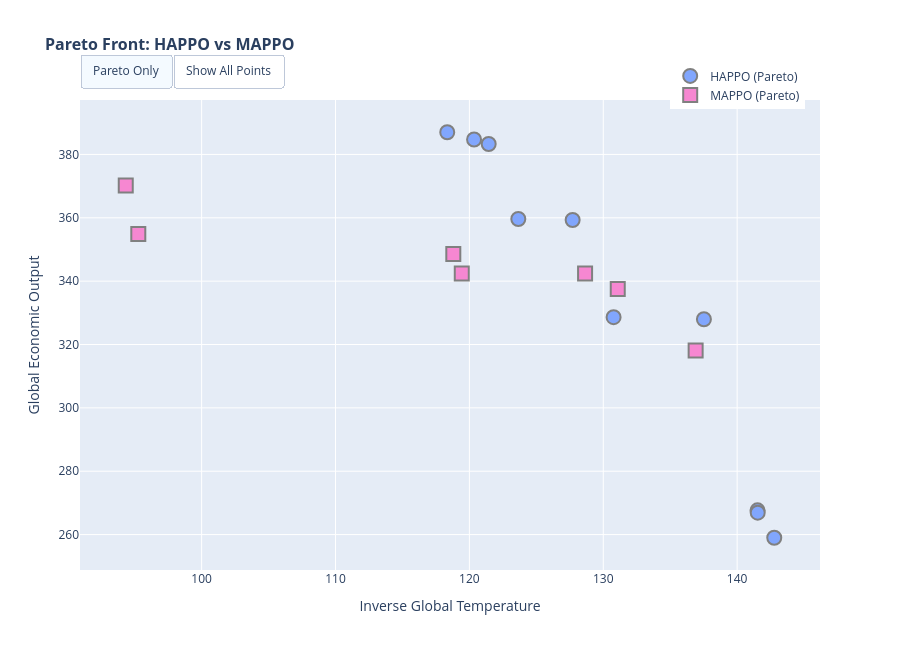

The notebook cell this image was saved under:
### Code cell
# Interactive plot with hover (Plotly)
if PLOTLY_AVAILABLE:
    fig_pareto_interactive = plot_pareto_front_interactive(df)
    fig_pareto_interactive.show()
else:
    print("Plotly not available, showing static plot")

# Static plot (matplotlib) - for saving
fig_pareto = plot_pareto_front(df, show_weights=False)
if SAVE_FIGURES:
    fig_pareto.savefig(OUTPUT_DIR / "pareto_front.png", dpi=FIGURE_DPI, bbox_inches='tight')
plt.show()

### Figure 1 — Plotly figure (JSON) as saved in the notebook; plotly's stock layout.template omitted (floating-point values rounded to 4 significant figures)
{"data": [{"customdata": ["Run: offline-run-20260414_000317-48qwcggu<br>Weight: (0.11, 0.89)<br>inverse_global_temperature: 98.54<br>global_economic_output: 370.83", "Run: offline-run-20260414_000503-gzicypgl<br>Weight: (0.21, 0.79)<br>inverse_global_temperature: 105.33<br>global_economic_output: 366.14", "Run: offline-run-20260414_001601-jn2py90j<br>Weight: (0.31, 0.69)<br>inverse_global_temperature: 125.20<br>global_economic_output: 320.68", "Run: offline-run-20260414_003602-mirmrkhv<br>Weight: (0.02, 0.98)<br>inverse_global_temperature: 78.17<br>global_economic_output: 373.49", "Run: offline-run-20260414_004947-gmljpgg9<br>Weight: (0.22, 0.78)<br>inverse_global_temperature: 116.70<br>global_economic_output: 385.42", "Run: offline-run-20260414_005241-yviz15au<br>Weight: (0.12, 0.88)<br>inverse_global_temperature: 100.22<br>global_economic_output: 381.46", "Run: offline-run-20260414_005804-oon9vmzd<br>Weight: (0.32, 0.68)<br>inverse_global_temperature: 127.18<br>global_economic_output: 343.15", "Run: offline-run-20260414_011805-0yt7i40j<br>Weight: (0.03, 0.97)<br>inverse_global_temperature: 84.26<br>global_economic_output: 360.87", "Run: offline-run-20260414_014102-7ahuuigs<br>Weight: (0.33, 0.67)<br>inverse_global_temperature: 120.40<br>global_economic_output: 303.58", "Run: offline-run-20260414_014242-0m8wfzlh<br>Weight: (0.13, 0.87)<br>inverse_global_temperature: 92.49<br>global_economic_output: 368.08", "Run: offline-run-20260414_020111-tkbf3afl<br>Weight: (0.04, 0.96)<br>inverse_global_temperature: 75.35<br>global_economic_output: 354.41", "Run: offline-run-20260414_022346-aetfrfw6<br>Weight: (0.34, 0.66)<br>inverse_global_temperature: 124.91<br>global_economic_output: 283.36", "Run: offline-run-20260414_023302-rgfbdq05<br>Weight: (0.14, 0.86)<br>inverse_global_temperature: 86.67<br>global_economic_output: 370.60", "Run: offline-run-20260414_024314-s7ng3avq<br>Weight: (0.05, 0.95)<br>inverse_global_temperature: 72.54<br>global_economic_output: 373.20", "Run: offline-run-20260414_030535-l96lqtk2<br>Weight: (0.35, 0.65)<br>inverse_global_temperature: 123.82<br>global_economic_output: 304.09", "Run: offline-run-20260414_032310-1umthdl7<br>Weight: (0.15, 0.85)<br>inverse_global_temperature: 99.41<br>global_economic_output: 381.55", "Run: offline-run-20260414_032533-xit1luqp<br>Weight: (0.06, 0.94)<br>inverse_global_temperature: 88.76<br>global_economic_output: 385.03", "Run: offline-run-20260414_035354-c0sxnwbf<br>Weight: (0.26, 0.74)<br>inverse_global_temperature: 120.62<br>global_economic_output: 379.99", "Run: offline-run-20260414_040738-ts2qlqqm<br>Weight: (0.07, 0.93)<br>inverse_global_temperature: 85.91<br>global_economic_output: 359.78", "Run: offline-run-20260414_041351-86hwtkq6<br>Weight: (0.16, 0.84)<br>inverse_global_temperature: 103.15<br>global_economic_output: 384.96", "Run: offline-run-20260414_044956-1xuna8jg<br>Weight: (0.08, 0.92)<br>inverse_global_temperature: 84.45<br>global_economic_output: 359.86", "Run: offline-run-20260414_050317-34bmi8l5<br>Weight: (0.17, 0.83)<br>inverse_global_temperature: 104.86<br>global_economic_output: 367.87", "Run: offline-run-20260414_050600-o507gsk0<br>Weight: (0.38, 0.62)<br>inverse_global_temperature: 133.11<br>global_economic_output: 324.03", "Run: offline-run-20260414_052645-5zk7tsx6<br>Weight: (0.28, 0.72)<br>inverse_global_temperature: 118.66<br>global_economic_output: 329.76", "Run: offline-run-20260414_053120-qcnexgvr<br>Weight: (0.09, 0.91)<br>inverse_global_temperature: 90.14<br>global_economic_output: 373.31", "Run: offline-run-20260414_054835-abrntub6<br>Weight: (0.39, 0.61)<br>inverse_global_temperature: 126.16<br>global_economic_output: 325.80", "Run: offline-run-20260414_055351-sm1r7thw<br>Weight: (0.18, 0.82)<br>inverse_global_temperature: 114.66<br>global_economic_output: 371.97", "Run: offline-run-20260414_061304-dh8rk4b1<br>Weight: (0.29, 0.71)<br>inverse_global_temperature: 115.34<br>global_economic_output: 337.52", "Run: offline-run-20260414_061407-qyacz9jz<br>Weight: (0.40, 0.60)<br>inverse_global_temperature: 124.84<br>global_economic_output: 324.66", "Run: offline-run-20260414_063347-1b58gk14<br>Weight: (0.50, 0.50)<br>inverse_global_temperature: 136.38<br>global_economic_output: 257.27", "Run: offline-run-20260414_064425-o4h1t4en<br>Weight: (0.19, 0.81)<br>inverse_global_temperature: 101.31<br>global_economic_output: 362.47", "Run: offline-run-20260414_070158-227zupn6<br>Weight: (0.60, 0.40)<br>inverse_global_temperature: 136.31<br>global_economic_output: 238.41", "Run: offline-run-20260414_073647-wrabicwb<br>Weight: (0.42, 0.58)<br>inverse_global_temperature: 130.93<br>global_economic_output: 323.32", "Run: offline-run-20260414_073659-lflh0w5r<br>Weight: (0.71, 0.29)<br>inverse_global_temperature: 134.90<br>global_economic_output: 187.76", "Run: offline-run-20260414_074856-ijmeeo5h<br>Weight: (0.61, 0.39)<br>inverse_global_temperature: 135.24<br>global_economic_output: 233.47", "Run: offline-run-20260414_081809-s7ib3mut<br>Weight: (0.43, 0.57)<br>inverse_global_temperature: 130.83<br>global_economic_output: 307.99", "Run: offline-run-20260414_082812-aichdytm<br>Weight: (0.72, 0.28)<br>inverse_global_temperature: 141.93<br>global_economic_output: 214.20", "Run: offline-run-20260414_083340-eg0fe4a6<br>Weight: (0.62, 0.38)<br>inverse_global_temperature: 136.84<br>global_economic_output: 245.23", "Run: offline-run-20260414_085957-exhhgw2v<br>Weight: (0.44, 0.56)<br>inverse_global_temperature: 132.23<br>global_economic_output: 253.64", "Run: offline-run-20260414_091749-3x1cl5wd<br>Weight: (0.73, 0.27)<br>inverse_global_temperature: 141.06<br>global_economic_output: 178.83", "Run: offline-run-20260414_092000-jtyeez1z<br>Weight: (0.64, 0.36)<br>inverse_global_temperature: 132.69<br>global_economic_output: 229.64", "Run: offline-run-20260414_092525-smx3h35c<br>Weight: (0.54, 0.46)<br>inverse_global_temperature: 135.87<br>global_economic_output: 249.39", "Run: offline-run-20260414_094103-bmremr6z<br>Weight: (0.45, 0.55)<br>inverse_global_temperature: 130.00<br>global_economic_output: 303.59"], "hovertemplate": "%{customdata}<extra></extra>", "marker": {"color": "#81a6fd", "line": {"color": "gray", "width": 1}, "opacity": 0.4, "size": 10, "symbol": "circle"}, "mode": "markers", "name": "HAPPO (dominated)", "type": "scatter", "visible": false, "x": [98.54, 105.3, 125.2, 78.17, 116.7, 100.2, 127.2, 84.26, 120.4, 92.49, 75.35, 124.9, 86.67, 72.54, 123.8, 99.41, 88.76, 120.6, 85.91, 103.1, 84.45, 104.9, 133.1, 118.7, 90.14, 126.2, 114.7, 115.3, 124.8, 136.4, 101.3, 136.3, 130.9, 134.9, 135.2, 130.8, 141.9, 136.8, 132.2, 141.1, 132.7, 135.9, 130.0], "y": [370.8, 366.1, 320.7, 373.5, 385.4, 381.5, 343.1, 360.9, 303.6, 368.1, 354.4, 283.4, 370.6, 373.2, 304.1, 381.6, 385.0, 380.0, 359.8, 385.0, 359.9, 367.9, 324.0, 329.8, 373.3, 325.8, 372.0, 337.5, 324.7, 257.3, 362.5, 238.4, 323.3, 187.8, 233.5, 308.0, 214.2, 245.2, 253.6, 178.8, 229.6, 249.4, 303.6]}, {"customdata": ["Run: offline-run-20260414_013618-dir2dwsi<br>Weight: (0.23, 0.77)<br>inverse_global_temperature: 118.34<br>global_economic_output: 387.00", "Run: offline-run-20260414_022211-qxyufh31<br>Weight: (0.24, 0.76)<br>inverse_global_temperature: 121.44<br>global_economic_output: 383.30", "Run: offline-run-20260414_030744-g1h5s5ij<br>Weight: (0.25, 0.75)<br>inverse_global_temperature: 120.35<br>global_economic_output: 384.73", "Run: offline-run-20260414_034452-i3sewcjb<br>Weight: (0.36, 0.64)<br>inverse_global_temperature: 130.77<br>global_economic_output: 328.64", "Run: offline-run-20260414_042451-88ocpdzj<br>Weight: (0.37, 0.63)<br>inverse_global_temperature: 127.71<br>global_economic_output: 359.30", "Run: offline-run-20260414_044022-r2v6ld4u<br>Weight: (0.27, 0.73)<br>inverse_global_temperature: 123.65<br>global_economic_output: 359.61", "Run: offline-run-20260414_065601-15eo1fkg<br>Weight: (0.41, 0.59)<br>inverse_global_temperature: 137.52<br>global_economic_output: 327.97", "Run: offline-run-20260414_071749-9qufurad<br>Weight: (0.51, 0.49)<br>inverse_global_temperature: 141.52<br>global_economic_output: 267.65", "Run: offline-run-20260414_080010-gzc58d4w<br>Weight: (0.52, 0.48)<br>inverse_global_temperature: 141.54<br>global_economic_output: 266.90", "Run: offline-run-20260414_084318-1pldrrw0<br>Weight: (0.53, 0.47)<br>inverse_global_temperature: 142.77<br>global_economic_output: 259.00"], "hovertemplate": "%{customdata}<extra></extra>", "marker": {"color": "#81a6fd", "line": {"color": "gray", "width": 2}, "size": 14, "symbol": "circle"}, "mode": "markers", "name": "HAPPO (Pareto)", "type": "scatter", "x": [118.3, 121.4, 120.3, 130.8, 127.7, 123.7, 137.5, 141.5, 141.5, 142.8], "y": [387.0, 383.3, 384.7, 328.6, 359.3, 359.6, 328.0, 267.7, 266.9, 259.0]}, {"customdata": ["Run: offline-run-20260414_001535-bu8l7mmc<br>Weight: (0.01, 0.99)<br>inverse_global_temperature: 70.55<br>global_economic_output: 342.77", "Run: offline-run-20260414_005457-gz7gnpvw<br>Weight: (0.02, 0.98)<br>inverse_global_temperature: 76.91<br>global_economic_output: 333.73", "Run: offline-run-20260414_013318-l62ixb8x<br>Weight: (0.20, 0.80)<br>inverse_global_temperature: 112.41<br>global_economic_output: 336.12", "Run: offline-run-20260414_013426-wsqey1cz<br>Weight: (0.03, 0.97)<br>inverse_global_temperature: 71.25<br>global_economic_output: 364.46", "Run: offline-run-20260414_014346-d247i34f<br>Weight: (0.30, 0.70)<br>inverse_global_temperature: 124.72<br>global_economic_output: 334.79", "Run: offline-run-20260414_021440-kf8nzjgv<br>Weight: (0.04, 0.96)<br>inverse_global_temperature: 72.42<br>global_economic_output: 318.92", "Run: offline-run-20260414_022102-kt6vcbt5<br>Weight: (0.21, 0.79)<br>inverse_global_temperature: 109.44<br>global_economic_output: 331.90", "Run: offline-run-20260414_022139-9rahmmzx<br>Weight: (0.11, 0.89)<br>inverse_global_temperature: 87.33<br>global_economic_output: 329.79", "Run: offline-run-20260414_023308-d43hkyfd<br>Weight: (0.31, 0.69)<br>inverse_global_temperature: 122.17<br>global_economic_output: 326.82", "Run: offline-run-20260414_025425-2a0uf2dj<br>Weight: (0.05, 0.95)<br>inverse_global_temperature: 71.43<br>global_economic_output: 332.14", "Run: offline-run-20260414_030641-r8jqff1r<br>Weight: (0.12, 0.88)<br>inverse_global_temperature: 96.81<br>global_economic_output: 341.24", "Run: offline-run-20260414_030754-rk7a22am<br>Weight: (0.22, 0.78)<br>inverse_global_temperature: 116.05<br>global_economic_output: 339.47", "Run: offline-run-20260414_033428-s07p5gim<br>Weight: (0.06, 0.94)<br>inverse_global_temperature: 76.84<br>global_economic_output: 356.18", "Run: offline-run-20260414_035252-jt2q05m1<br>Weight: (0.13, 0.87)<br>inverse_global_temperature: 110.10<br>global_economic_output: 340.87", "Run: offline-run-20260414_040547-gtfuyyw6<br>Weight: (0.33, 0.67)<br>inverse_global_temperature: 119.24<br>global_economic_output: 321.13", "Run: offline-run-20260414_041330-km4zdxps<br>Weight: (0.07, 0.93)<br>inverse_global_temperature: 74.59<br>global_economic_output: 294.69", "Run: offline-run-20260414_043723-oqy11ymk<br>Weight: (0.14, 0.86)<br>inverse_global_temperature: 96.14<br>global_economic_output: 330.04", "Run: offline-run-20260414_043730-1zhjb5nf<br>Weight: (0.24, 0.76)<br>inverse_global_temperature: 119.60<br>global_economic_output: 318.95", "Run: offline-run-20260414_045300-93vfuhtl<br>Weight: (0.08, 0.92)<br>inverse_global_temperature: 78.21<br>global_economic_output: 331.94", "Run: offline-run-20260414_045304-d7m0fn6i<br>Weight: (0.34, 0.66)<br>inverse_global_temperature: 127.96<br>global_economic_output: 330.93", "Run: offline-run-20260414_052152-1bxchcsh<br>Weight: (0.15, 0.85)<br>inverse_global_temperature: 106.00<br>global_economic_output: 323.80", "Run: offline-run-20260414_052225-uuhddwpm<br>Weight: (0.25, 0.75)<br>inverse_global_temperature: 119.99<br>global_economic_output: 321.38", "Run: offline-run-20260414_053223-kt4nbif2<br>Weight: (0.09, 0.91)<br>inverse_global_temperature: 81.83<br>global_economic_output: 324.84", "Run: offline-run-20260414_054024-p3s667if<br>Weight: (0.35, 0.65)<br>inverse_global_temperature: 126.33<br>global_economic_output: 335.77", "Run: offline-run-20260414_060715-fk3j1t24<br>Weight: (0.26, 0.74)<br>inverse_global_temperature: 129.13<br>global_economic_output: 331.09", "Run: offline-run-20260414_061407-fai1c86v<br>Weight: (0.40, 0.60)<br>inverse_global_temperature: 125.43<br>global_economic_output: 335.04", "Run: offline-run-20260414_065305-cvmkd2pj<br>Weight: (0.17, 0.83)<br>inverse_global_temperature: 108.19<br>global_economic_output: 318.39", "Run: offline-run-20260414_065707-vd0kvb36<br>Weight: (0.41, 0.59)<br>inverse_global_temperature: 132.12<br>global_economic_output: 298.57", "Run: offline-run-20260414_071428-wiilezjo<br>Weight: (0.37, 0.63)<br>inverse_global_temperature: 128.62<br>global_economic_output: 338.25", "Run: offline-run-20260414_073731-9q7n5wgw<br>Weight: (0.28, 0.72)<br>inverse_global_temperature: 119.90<br>global_economic_output: 331.51", "Run: offline-run-20260414_073832-0ecz8id1<br>Weight: (0.18, 0.82)<br>inverse_global_temperature: 111.38<br>global_economic_output: 321.90", "Run: offline-run-20260414_073925-zfe0fwhv<br>Weight: (0.42, 0.58)<br>inverse_global_temperature: 127.12<br>global_economic_output: 314.74", "Run: offline-run-20260414_080350-svuc022a<br>Weight: (0.38, 0.62)<br>inverse_global_temperature: 126.47<br>global_economic_output: 332.87", "Run: offline-run-20260414_082140-76wcdllb<br>Weight: (0.43, 0.57)<br>inverse_global_temperature: 129.60<br>global_economic_output: 333.21", "Run: offline-run-20260414_082241-8bf7986j<br>Weight: (0.29, 0.71)<br>inverse_global_temperature: 126.10<br>global_economic_output: 323.93", "Run: offline-run-20260414_082314-tnsafnj3<br>Weight: (0.19, 0.81)<br>inverse_global_temperature: 104.11<br>global_economic_output: 316.22", "Run: offline-run-20260414_085211-md9pv1wn<br>Weight: (0.39, 0.61)<br>inverse_global_temperature: 128.04<br>global_economic_output: 328.02", "Run: offline-run-20260414_090335-0lwq3rhv<br>Weight: (0.44, 0.56)<br>inverse_global_temperature: 128.07<br>global_economic_output: 331.05", "Run: offline-run-20260414_091021-v9veguvk<br>Weight: (0.60, 0.40)<br>inverse_global_temperature: 127.72<br>global_economic_output: 249.42", "Run: offline-run-20260414_094413-a3eh8eg6<br>Weight: (0.71, 0.29)<br>inverse_global_temperature: 130.14<br>global_economic_output: 241.17", "Run: offline-run-20260414_094607-pw1djb59<br>Weight: (0.45, 0.55)<br>inverse_global_temperature: 124.77<br>global_economic_output: 299.08"], "hovertemplate": "%{customdata}<extra></extra>", "marker": {"color": "#f687d1", "line": {"color": "gray", "width": 1}, "opacity": 0.4, "size": 10, "symbol": "square"}, "mode": "markers", "name": "MAPPO (dominated)", "type": "scatter", "visible": false, "x": [70.55, 76.91, 112.4, 71.25, 124.7, 72.42, 109.4, 87.33, 122.2, 71.43, 96.81, 116.1, 76.84, 110.1, 119.2, 74.59, 96.14, 119.6, 78.21, 128.0, 106.0, 120.0, 81.83, 126.3, 129.1, 125.4, 108.2, 132.1, 128.6, 119.9, 111.4, 127.1, 126.5, 129.6, 126.1, 104.1, 128.0, 128.1, 127.7, 130.1, 124.8], "y": [342.8, 333.7, 336.1, 364.5, 334.8, 318.9, 331.9, 329.8, 326.8, 332.1, 341.2, 339.5, 356.2, 340.9, 321.1, 294.7, 330.0, 319.0, 331.9, 330.9, 323.8, 321.4, 324.8, 335.8, 331.1, 335.0, 318.4, 298.6, 338.2, 331.5, 321.9, 314.7, 332.9, 333.2, 323.9, 316.2, 328.0, 331.0, 249.4, 241.2, 299.1]}, {"customdata": ["Run: offline-run-20260414_013318-ijb5bk1a<br>Weight: (0.10, 0.90)<br>inverse_global_temperature: 94.33<br>global_economic_output: 370.16", "Run: offline-run-20260414_031733-u6u43er2<br>Weight: (0.32, 0.68)<br>inverse_global_temperature: 131.08<br>global_economic_output: 337.56", "Run: offline-run-20260414_035235-hu31gno6<br>Weight: (0.23, 0.77)<br>inverse_global_temperature: 119.43<br>global_economic_output: 342.43", "Run: offline-run-20260414_060744-sp8ksg34<br>Weight: (0.16, 0.84)<br>inverse_global_temperature: 95.27<br>global_economic_output: 354.92", "Run: offline-run-20260414_062815-1ppzv2oz<br>Weight: (0.36, 0.64)<br>inverse_global_temperature: 128.64<br>global_economic_output: 342.42", "Run: offline-run-20260414_065227-n4kitkyb<br>Weight: (0.27, 0.73)<br>inverse_global_temperature: 118.80<br>global_economic_output: 348.60", "Run: offline-run-20260414_091021-4jc6toih<br>Weight: (0.50, 0.50)<br>inverse_global_temperature: 136.90<br>global_economic_output: 318.10"], "hovertemplate": "%{customdata}<extra></extra>", "marker": {"color": "#f687d1", "line": {"color": "gray", "width": 2}, "size": 14, "symbol": "square"}, "mode": "markers", "name": "MAPPO (Pareto)", "type": "scatter", "x": [94.33, 131.1, 119.4, 95.27, 128.6, 118.8, 136.9], "y": [370.2, 337.6, 342.4, 354.9, 342.4, 348.6, 318.1]}], "layout": {"height": 650, "hovermode": "closest", "legend": {"x": 0.98, "xanchor": "right", "y": 0.98, "yanchor": "bottom"}, "title": {"font": {"size": 16, "weight": "bold"}, "text": "Pareto Front: HAPPO vs MAPPO"}, "updatemenus": [{"buttons": [{"args": [{"visible": [false, true, false, true]}], "label": "Pareto Only", "method": "update"}, {"args": [{"visible": [true, true, true, true]}], "label": "Show All Points", "method": "update"}], "direction": "left", "pad": {"r": 10, "t": 10}, "showactive": true, "type": "buttons", "x": 0, "xanchor": "left", "y": 1.12, "yanchor": "top"}], "width": 900, "xaxis": {"title": {"text": "Inverse Global Temperature"}}, "yaxis": {"title": {"text": "Global Economic Output"}}}}
